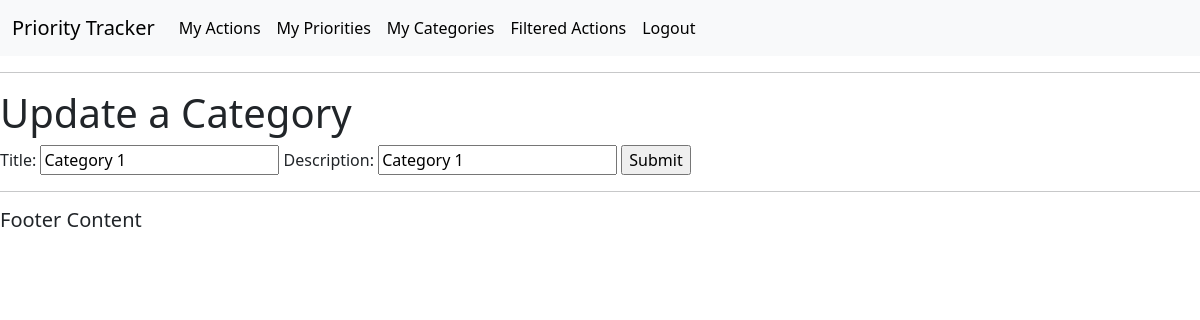
The app's page /update-category/6/ (signed in), older data.
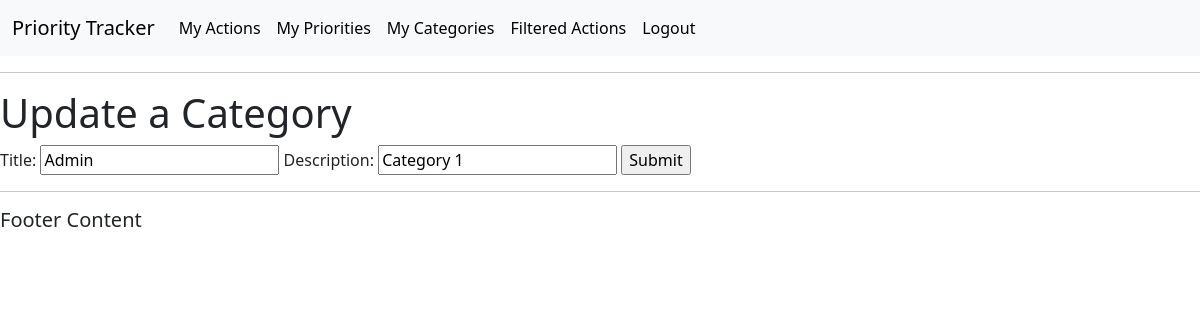
The same page, newer data.
### actions/models.py (models this page shows, shortened)
class Category(models.Model):
    title = models.CharField(max_length=50, null=False, blank=False)
    description = models.CharField(max_length=150)
    user = models.ForeignKey(
        User, on_delete=models.CASCADE, related_name="categories", null=True)

### actions/views.py (the view)
# urls.py: path('update-category/<str:pk>/', views.update_category, name='update_category'),
@login_required(login_url='login')
def update_category(request, pk):
    category = Category.objects.get(id=pk)
    categoryform = CategoryForm(instance=category)
    if request.method == "POST":
        categoryform = CategoryForm(request.POST, instance=category)
        if categoryform.is_valid():
            categoryform.save()
            return redirect('/categories/')
    context = {'categoryform': categoryform}
    return render(request, 'actions/update_category.html', context)

### actions/forms.py
class CategoryForm(ModelForm):
    class Meta:
        model = Category
        fields = ['title', 'description']

### actions/templates/actions/update_category.html (shortened to what this page needs)
{% extends 'actions/main.html' %}
{% block content %}
<body>
    <h1>Update a Category</h1>
    <form method="POST" action="">
        {{categoryform}}
        <input type="submit" name="Update Category">
    </form>
</body>
{% endblock %}

Row changes from the older to the newer data that the page shows:
changed Category "Category 1": title "Category 1" → "Admin"
